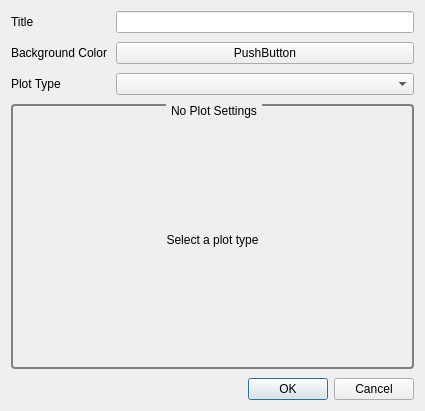
<?xml version="1.0" encoding="UTF-8"?>
<ui version="4.0">
 <class>NewPlotDialog</class>
 <widget class="QDialog" name="NewPlotDialog">
  <property name="geometry">
   <rect>
    <x>0</x>
    <y>0</y>
    <width>425</width>
    <height>411</height>
   </rect>
  </property>
  <property name="windowTitle">
   <string>Add Plot</string>
  </property>
  <layout class="QVBoxLayout" name="verticalLayout_7" stretch="0,1,0">
   <property name="spacing">
    <number>9</number>
   </property>
   <item>
    <layout class="QFormLayout" name="formLayout">
     <item row="0" column="0">
      <widget class="QLabel" name="label">
       <property name="text">
        <string>Title</string>
       </property>
      </widget>
     </item>
     <item row="0" column="1">
      <widget class="QLineEdit" name="title_le"/>
     </item>
     <item row="1" column="0">
      <widget class="QLabel" name="label_4">
       <property name="text">
        <string>Background Color</string>
       </property>
      </widget>
     </item>
     <item row="1" column="1">
      <widget class="ColorButton" name="bg_color_btn">
       <property name="text">
        <string>PushButton</string>
       </property>
      </widget>
     </item>
     <item row="2" column="0">
      <widget class="QLabel" name="label_5">
       <property name="text">
        <string>Plot Type</string>
       </property>
      </widget>
     </item>
     <item row="2" column="1">
      <widget class="QComboBox" name="plot_type_cb">
       <item>
        <property name="text">
         <string/>
        </property>
       </item>
       <item>
        <property name="text">
         <string>Polar</string>
        </property>
       </item>
       <item>
        <property name="text">
         <string>Rectangular</string>
        </property>
       </item>
       <item>
        <property name="text">
         <string>Contour</string>
        </property>
       </item>
       <item>
        <property name="text">
         <string>3D</string>
        </property>
       </item>
      </widget>
     </item>
    </layout>
   </item>
   <item>
    <widget class="QGroupBox" name="plot_pg_gb">
     <property name="autoFillBackground">
      <bool>false</bool>
     </property>
     <property name="styleSheet">
      <string notr="true">QGroupBox {
    border: 2px solid gray;
    border-radius: 4px;
    margin-top: 1ex; 
	padding: 1px 0px;
}

QGroupBox::title {
    subcontrol-origin: margin;
    subcontrol-position: top center; 
    padding: 0 3px;
}</string>
     </property>
     <property name="title">
      <string>No Plot Settings</string>
     </property>
     <property name="alignment">
      <set>Qt::AlignCenter</set>
     </property>
     <property name="flat">
      <bool>false</bool>
     </property>
     <layout class="QVBoxLayout" name="verticalLayout_2">
      <property name="leftMargin">
       <number>3</number>
      </property>
      <property name="topMargin">
       <number>9</number>
      </property>
      <property name="rightMargin">
       <number>3</number>
      </property>
      <property name="bottomMargin">
       <number>3</number>
      </property>
      <item>
       <widget class="QStackedWidget" name="plot_controls">
        <property name="currentIndex">
         <number>0</number>
        </property>
        <widget class="QWidget" name="no_plot_type_pg">
         <layout class="QVBoxLayout" name="verticalLayout">
          <item>
           <widget class="QLabel" name="label_2">
            <property name="text">
             <string>Select a plot type</string>
            </property>
            <property name="alignment">
             <set>Qt::AlignCenter</set>
            </property>
           </widget>
          </item>
         </layout>
        </widget>
        <widget class="PolarPlotSettings" name="polar_settings"/>
        <widget class="RectPlotSettings" name="rect_settings"/>
        <widget class="ContourPlotSettings" name="contour_settings"/>
        <widget class="ThreeDPlotSettings" name="three_d_settings"/>
       </widget>
      </item>
     </layout>
    </widget>
   </item>
   <item>
    <widget class="QDialogButtonBox" name="buttonBox">
     <property name="orientation">
      <enum>Qt::Horizontal</enum>
     </property>
     <property name="standardButtons">
      <set>QDialogButtonBox::Cancel|QDialogButtonBox::Ok</set>
     </property>
    </widget>
   </item>
  </layout>
 </widget>
 <customwidgets>
  <customwidget>
   <class>ColorButton</class>
   <extends>QPushButton</extends>
   <header>pyqtgraph</header>
  </customwidget>
  <customwidget>
   <class>PolarPlotSettings</class>
   <extends>QWidget</extends>
   <header>..widgets.polar_plot_settings</header>
   <container>1</container>
  </customwidget>
  <customwidget>
   <class>RectPlotSettings</class>
   <extends>QWidget</extends>
   <header>..widgets.rect_plot_settings</header>
   <container>1</container>
  </customwidget>
  <customwidget>
   <class>ContourPlotSettings</class>
   <extends>QWidget</extends>
   <header>..widgets.contour_plot_settings</header>
   <container>1</container>
  </customwidget>
  <customwidget>
   <class>ThreeDPlotSettings</class>
   <extends>QWidget</extends>
   <header>..widgets.three_d_plot_settings</header>
   <container>1</container>
  </customwidget>
 </customwidgets>
 <resources/>
 <connections>
  <connection>
   <sender>buttonBox</sender>
   <signal>accepted()</signal>
   <receiver>NewPlotDialog</receiver>
   <slot>accept()</slot>
   <hints>
    <hint type="sourcelabel">
     <x>248</x>
     <y>254</y>
    </hint>
    <hint type="destinationlabel">
     <x>157</x>
     <y>274</y>
    </hint>
   </hints>
  </connection>
  <connection>
   <sender>buttonBox</sender>
   <signal>rejected()</signal>
   <receiver>NewPlotDialog</receiver>
   <slot>reject()</slot>
   <hints>
    <hint type="sourcelabel">
     <x>316</x>
     <y>260</y>
    </hint>
    <hint type="destinationlabel">
     <x>286</x>
     <y>274</y>
    </hint>
   </hints>
  </connection>
  <connection>
   <sender>plot_type_cb</sender>
   <signal>currentIndexChanged(int)</signal>
   <receiver>plot_controls</receiver>
   <slot>setCurrentIndex(int)</slot>
   <hints>
    <hint type="sourcelabel">
     <x>261</x>
     <y>80</y>
    </hint>
    <hint type="destinationlabel">
     <x>199</x>
     <y>180</y>
    </hint>
   </hints>
  </connection>
 </connections>
</ui>
